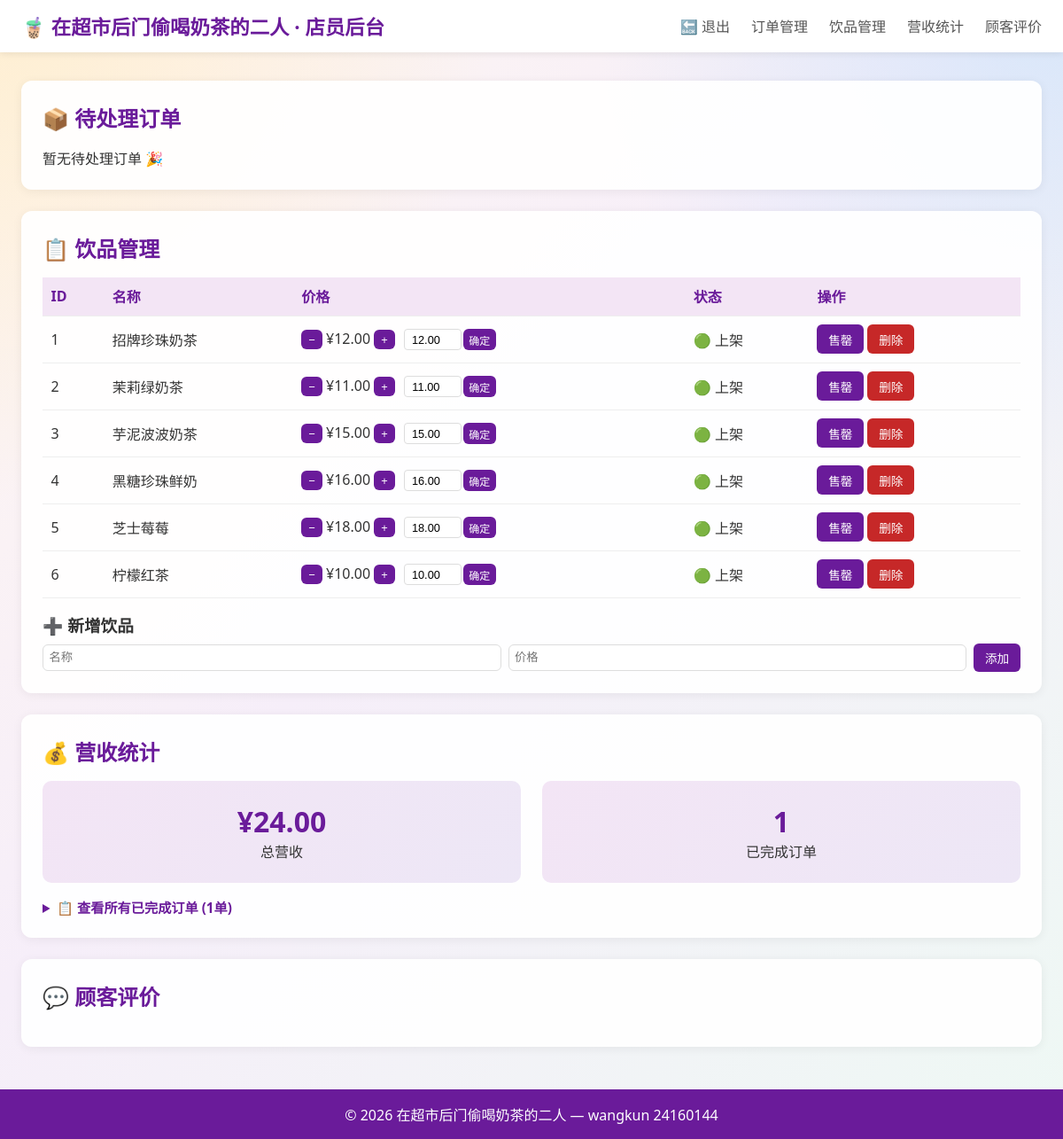
The page /pages/staff.php (signed in) on the database its author committed.
### tables this page shows
CREATE TABLE inventory (
    id INT AUTO_INCREMENT PRIMARY KEY,
    name VARCHAR(80) NOT NULL,
    price DECIMAL(8,2) NOT NULL,
    image VARCHAR(255) DEFAULT NULL,
    available TINYINT(1) NOT NULL DEFAULT 1,
    created_at TIMESTAMP DEFAULT CURRENT_TIMESTAMP
);

### pages/staff.php (the view, shortened to what this page needs)
<?php
require_once '../includes/db.php';
$pendingOrders = $conn->query("SELECT o.*,u.username FROM orders o JOIN users u ON o.user_id=u.id WHERE o.status='pending' ORDER BY o.created_at");
$inventory = $conn->query("SELECT * FROM inventory ORDER BY id");
$totalRevenue = $conn->query("SELECT SUM(amount) AS total FROM revenue")->fetch_assoc()['total'] ?? 0;
$doneCount = $conn->query("SELECT COUNT(*) AS c FROM orders WHERE status='done'")->fetch_assoc()['c'];
?>
<!DOCTYPE html>
<html lang="zh-CN">
<head>
<title>在超市后门偷喝奶茶的二人 — 店员后台</title><link rel="stylesheet" href="../styles/index.css">
</head>
<body>
<header>
<nav>
    <div class="logo">🧋 在超市后门偷喝奶茶的二人 · 店员后台</div>
    <ul class="nav-links">
        <li><a href="logout.php">🔙 退出</a></li>
        <li><a href="#orders">订单管理</a></li>
        <li><a href="#stock">饮品管理</a></li>
        <li><a href="#revenue">营收统计</a></li>
        <li><a href="#reviews">顾客评价</a></li>
    </ul>
</nav>
</header>
<main>
<section id="orders" class="card">
    <h2>📦 待处理订单</h2>
    <?php if ($pendingOrders->num_rows > 0): ?>
    <table class="data-table">
        <tr><th>#</th><th>顾客</th><th>饮品</th><th>数量</th><th>金额</th><th>操作</th></tr>
        <?php while ($o = $pendingOrders->fetch_assoc()): ?>
        <tr>
            <td><?php echo $o['id']; ?></td>
            <td><?php echo $o['username']; ?></td>
            <td><?php echo $o['drink_name']; ?></td>
            <td><?php echo $o['quantity']; ?></td>
            <td>¥<?php echo $o['total_price']; ?></td>
            <td class="order-action-cell" data-oid="<?php echo $o['id']; ?>">
                <form method="POST" class="make-form" style="display:inline">
                    <input type="hidden" name="order_id" value="<?php echo $o['id']; ?>">
                    <input type="hidden" name="complete" value="1">
                    <button type="button" class="btn-sm btn-make" onclick="startMaking(this, <?php echo $o['id']; ?>)">🍵 制作</button>
                </form>
                <div class="progress-wrap" style="display:none; margin-top:4px;">
                    <div class="progress-bar"><div class="progress-fill"></div></div>
                    <span class="progress-label">制作中…</span>
                </div>
            </td>
        </tr>
        <?php endwhile; ?>
    </table>
    <?php else: ?><p>暂无待处理订单 🎉</p><?php endif; ?>
</section>
<section id="stock" class="card">
    <h2>📋 饮品管理</h2>
    <table class="data-table">
        <tr><th>ID</th><th>名称</th><th>价格</th><th>状态</th><th>操作</th></tr>
        <?php while ($d = $inventory->fetch_assoc()): ?>
        <tr>
            <td><?php echo $d['id']; ?></td>
            <td><?php echo $d['name']; ?></td>
            <td style="white-space:nowrap;">
                <button type="button" class="btn-sm ajax-price-btn" data-id="<?php echo $d['id']; ?>" data-action="dec" style="padding:0.2rem 0.5rem; font-size:0.8rem;">−</button>
                <span class="price-display" id="price-<?php echo $d['id']; ?>">¥<?php echo number_format($d['price'], 2); ?></span>
                <button type="button" class="btn-sm ajax-price-btn" data-id="<?php echo $d['id']; ?>" data-action="inc" style="padding:0.2rem 0.5rem; font-size:0.8rem;">+</button>
                <form method="POST" style="display:inline-flex; align-items:center; gap:2px; margin-left:6px;">
                    <input type="number" name="new_price" step="0.01" min="0" value="<?php echo number_format($d['price'], 2); ?>" style="width:65px; padding:0.2rem 0.3rem; font-size:0.8rem; border:1px solid #ddd; border-radius:4px; text-align:center;">
                    <button type="submit" class="btn-sm" style="padding:0.2rem 0.4rem; font-size:0.75rem;">确定</button>
                </form>
            </td>
            <td><?php echo $d['available'] ? '🟢 上架' : '🔴 售罄'; ?></td>
            <td>
                <form method="POST" style="display:inline">
                    <button type="submit" name="toggle" class="btn-sm"><?php echo $d['available'] ? '售罄' : '上架'; ?></button>
                    <button type="submit" name="delete_drink" class="btn-sm btn-danger" onclick="return confirm('确认删除？')">删除</button>
                </form>
            </td>
        </tr>
        <?php endwhile; ?>
    </table>
    <h3 style="margin-top:1rem">➕ 新增饮品</h3>
    <form method="POST" class="inline-form">
        <input type="text" name="new_name" placeholder="名称" required>
        <input type="number" name="new_price" placeholder="价格" step="0.01" min="0.01" required>
        <button type="submit" name="add_drink" class="btn-sm">添加</button>
    </form>
</section>
<section id="revenue" class="card">
    <h2>💰 营收统计</h2>
    <div class="stats">
        <div class="stat-box"><h3>¥<?php echo number_format($totalRevenue, 2); ?></h3><p>总营收</p></div>
        <div class="stat-box"><h3><?php echo $doneCount; ?></h3><p>已完成订单</p></div>
    </div>
    <details style="margin-top:1rem;">
        <summary style="cursor:pointer; color:#6a1b9a; font-weight:600; font-size:0.95rem;">
            📋 查看所有已完成订单 (<?php echo $doneCount; ?>单)
        </summary>
    </details>
</section>
<section id="reviews" class="card">
    <h2>💬 顾客评价</h2>
</section>
</main>
<footer>© 2026 在超市后门偷喝奶茶的二人 — wangkun 24160144</footer>
</body></html>

### styles/index.css (style rules this page uses)
* { margin: 0; padding: 0; box-sizing: border-box; }
html { scroll-behavior: smooth; scroll-padding-top: 86px; }
body { font-family: 'Segoe UI', Arial, sans-serif; background: radial-gradient(circle at top left, rgba(255, 232, 183, 0.55), transparent 32%), radial-gradient(circle at top right, rgba(187, 222, 251, 0.5), transparent 30%), linear-gradient(135deg, #fff7f0 0%, #f6eef9 45%, #eef8f4 100%); min-height: 100vh; color: #333; }
header { background: white; box-shadow: 0 2px 8px rgba(0,0,0,0.08); position: sticky; top: 0; z-index: 100; }
nav { max-width: 1200px; margin: 0 auto; display: flex; justify-content: space-between; align-items: center; padding: 0.8rem 1.5rem; }
.logo { font-size: 1.4rem; font-weight: bold; color: #6a1b9a; }
.nav-links { list-style: none; display: flex; gap: 1.5rem; }
.nav-links a { text-decoration: none; color: #555; transition: color 0.3s; }
main { max-width: 1200px; margin: 2rem auto; padding: 0 1.5rem; min-height: 60vh; }
footer { text-align: center; padding: 1rem; background: #6a1b9a; color: white; margin-top: 3rem; }
.card { background: rgba(255,255,255,0.94); border-radius: 12px; padding: 1.5rem; margin-bottom: 1.5rem; box-shadow: 0 2px 12px rgba(0,0,0,0.06); animation: fadeIn 0.4s ease; }
.card h2 { color: #6a1b9a; margin-bottom: 1rem; }
.btn-sm { padding: 0.4rem 0.8rem; background: #6a1b9a; color: white; border: none; border-radius: 6px; cursor: pointer; font-size: 0.85rem; transition: background 0.2s; }
.btn-danger { background: #c62828; }
.data-table { width: 100%; border-collapse: collapse; }
.data-table th, .data-table td { padding: 0.6rem; text-align: left; border-bottom: 1px solid #eee; }
.data-table th { background: #f3e5f5; color: #6a1b9a; }
.stats { display: flex; gap: 1.5rem; }
.stat-box { flex: 1; background: linear-gradient(135deg,#f3e5f5,#ede7f6); border-radius: 10px; padding: 1.5rem; text-align: center; }
.stat-box h3 { font-size: 2rem; color: #6a1b9a; }
.reply-form, .inline-form { display: flex; gap: 0.5rem; margin-top: 0.5rem; align-items: center; }
.reply-form input, .inline-form input { flex: 1; padding: 0.4rem; border: 1px solid #ddd; border-radius: 6px; }

### rows shown on the page
inventory: id "1", name "招牌珍珠奶茶", price "12.00", new_price "12.00", available "🟢 上架"
inventory: id "2", name "茉莉绿奶茶", price "11.00", new_price "11.00", available "🟢 上架"
inventory: id "3", name "芋泥波波奶茶", price "15.00", new_price "15.00", available "🟢 上架"
inventory: id "4", name "黑糖珍珠鲜奶", price "16.00", new_price "16.00", available "🟢 上架"
inventory: id "5", name "芝士莓莓", price "18.00", new_price "18.00", available "🟢 上架"
inventory: id "6", name "柠檬红茶", price "10.00", new_price "10.00", available "🟢 上架"

### other values the page prints
$totalRevenue "24.00"
$doneCount "1"
